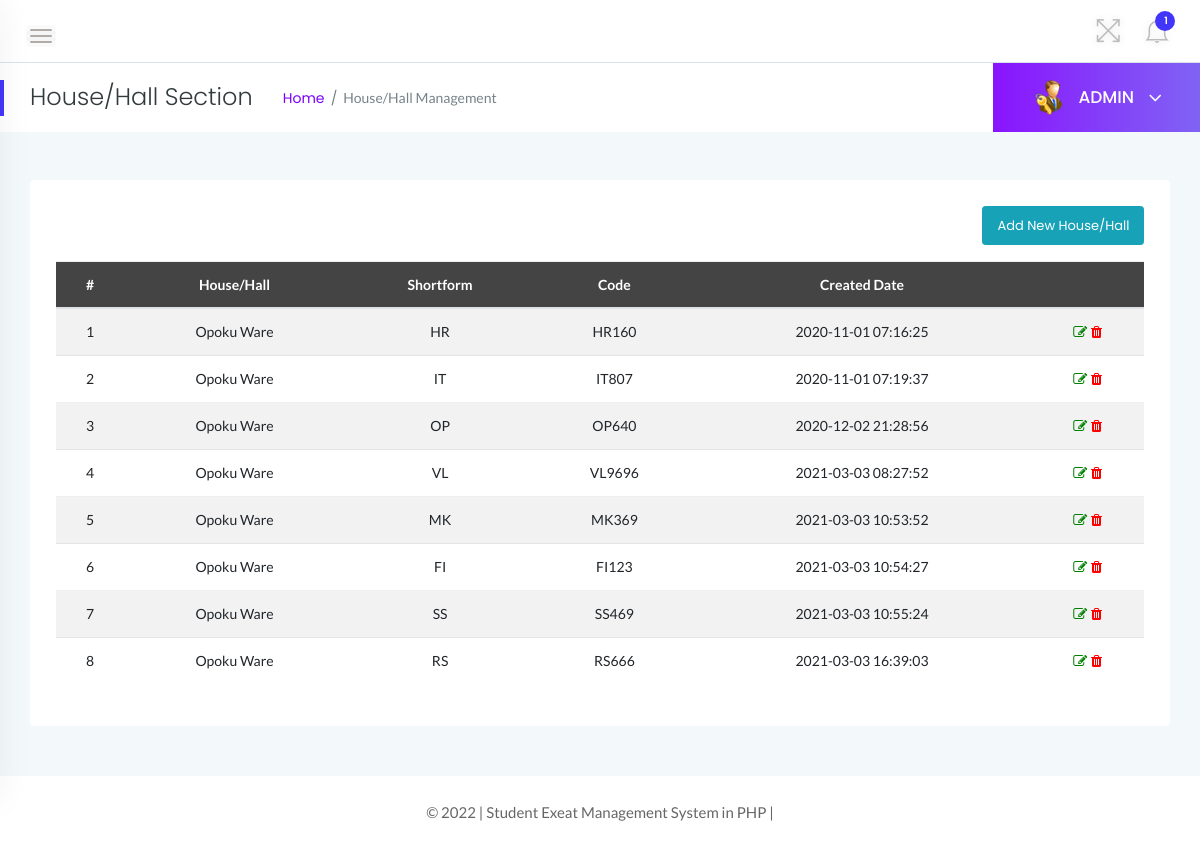
The page /admin/house.php (signed in) on the database its author committed.
### tables this page shows
CREATE TABLE `tblhouses` (
  `id` int(11) NOT NULL,
  `HouseName` varchar(150) DEFAULT NULL,
  `HouseShortName` varchar(100) NOT NULL,
  `HouseCode` varchar(50) DEFAULT NULL,
  `CreationDate` timestamp NULL DEFAULT CURRENT_TIMESTAMP
);

### admin/house.php (the view, shortened to what this page needs)
<?php
if (strlen($_SESSION['alogin']) == 0) {
    header('location:index.php');
} else {
?>
    <!doctype html>
    <html class="no-js" lang="en">
    <head>
        <link rel="stylesheet" href="../assets/css/bootstrap.min.css">
        <link rel="stylesheet" href="../assets/css/font-awesome.min.css">
        <link rel="stylesheet" href="../assets/css/themify-icons.css">
        <link rel="stylesheet" href="../assets/css/metisMenu.css">
        <link rel="stylesheet" href="../assets/css/owl.carousel.min.css">
        <link rel="stylesheet" href="../assets/css/slicknav.min.css">
        <link rel="stylesheet" href="https://www.amcharts.com/lib/3/plugins/export/export.css" type="text/css" media="all" />
        <link rel="stylesheet" type="text/css" href="https://cdn.datatables.net/1.10.19/css/jquery.dataTables.css">
        <link rel="stylesheet" type="text/css" href="https://cdn.datatables.net/1.10.18/css/dataTables.bootstrap4.min.css">
        <link rel="stylesheet" type="text/css" href="https://cdn.datatables.net/responsive/2.2.3/css/responsive.bootstrap.min.css">
        <link rel="stylesheet" type="text/css" href="https://cdn.datatables.net/responsive/2.2.3/css/responsive.jqueryui.min.css">
        <link rel="stylesheet" href="../assets/css/typography.css">
        <link rel="stylesheet" href="../assets/css/default-css.css">
        <link rel="stylesheet" href="../assets/css/styles.css">
        <link rel="stylesheet" href="../assets/css/responsive.css">
    </head>
    <body>
        <div class="page-container">
            <div class="main-content">
                <div class="header-area">
                    <div class="row align-items-center">
                        <div class="col-md-6 col-sm-8 clearfix">
                            <div class="nav-btn pull-left">
                                <span></span>
                                <span></span>
                                <span></span>
                            </div>
                        </div>
                        <div class="col-md-6 col-sm-4 clearfix">
                            <ul class="notification-area pull-right">
                                <li id="full-view"><i class="ti-fullscreen"></i></li>
                                <?php include '../includes/admin-notification.php' ?>
                            </ul>
                        </div>
                    </div>
                </div>
                <div class="page-title-area">
                    <div class="row align-items-center">
                        <div class="col-sm-6">
                            <div class="breadcrumbs-area clearfix">
                                <h4 class="page-title pull-left">House/Hall Section</h4>
                                <ul class="breadcrumbs pull-left">
                                    <li><a href="dashboard.php">Home</a></li>
                                    <li><span>House/Hall Management</span></li>
                                </ul>
                            </div>
                        </div>
                        <div class="col-sm-6 clearfix">
                            <div class="user-profile pull-right">
                                <img class="avatar user-thumb" src="../assets/images/admin.png" alt="avatar">
                                <h4 class="user-name dropdown-toggle" data-toggle="dropdown">ADMIN <i class="fa fa-angle-down"></i></h4>
                            </div>
                        </div>
                    </div>
                </div>
                <div class="main-content-inner">
                    <div class="row">
                        <div class="col-12 mt-5">
                            <div class="card">
                                <div class="card-body">
                                    <div class="data-tables datatable-dark">
                                        <center><a href="add-house.php" class="btn btn-sm btn-info float-right mb-3">Add New House/Hall</a></center>
                                        <table id="dataTable3" class="table table-hover table-striped text-center">
                                            <thead class="text-capitalize">
                                                <tr>
                                                    <th>#</th>
                                                    <th>House/Hall</th>
                                                    <th>Shortform</th>
                                                    <th>Code</th>
                                                    <th>Created Date</th>
                                                    <th></th>
                                                </tr>
                                            </thead>
                                            <tbody>
                                                <?php $sql = "SELECT * from tblhouses";
                                                $query = $dbh->prepare($sql);
                                                $query->execute();
                                                $results = $query->fetchAll(PDO::FETCH_OBJ);
                                                $cnt = 1;
                                                if ($query->rowCount() > 0) {
                                                    foreach ($results as $result) {               ?>
                                                        <tr>
                                                            <td> <?php echo htmlentities($cnt); ?></td>
                                                            <td><?php echo htmlentities($result->HouseName); ?></td>
                                                            <td><?php echo htmlentities($result->HouseShortName); ?></td>
                                                            <td><?php echo htmlentities($result->HouseCode); ?></td>
                                                            <td><?php echo htmlentities($result->CreationDate); ?></td>
                                                            <td><a href="edit-house.php?hosid=<?php echo htmlentities($result->id); ?>"><i class="fa fa-edit" style="color:green"></i></a><a href="house.php?del=<?php echo htmlentities($result->id); ?>" onclick="return confirm('Do you want to delete');"> <i class="fa fa-trash" style="color:red"></i></a></td>
                                                        </tr>
                                                <?php $cnt++;
                                                    }
                                                } ?>
                                            </tbody>
                                        </table>
                                    </div>
                                </div>
                            </div>
                        </div>
                    </div>
                </div>
            </div>
            <?php include '../includes/footer.php' ?>
        </div>
    </body>
    </html>
<?php } ?>

### assets/css/styles.css (style rules this page uses)
.page-container { width: 100%; height: 100%; min-height: 100vh; padding-left: 280px; -webkit-transition: padding-left 0.3s ease 0s; transition: padding-left 0.3s ease 0s; }
.sbar_collapsed.page-container { padding-left: 0; }
.card { border: none; border-radius: 4px; background-color: #fff; -webkit-transition: all 0.3s ease 0s; transition: all 0.3s ease 0s; }
.card-body { padding: 25.6px; padding: 1.6rem; }
.main-content { width: 100%; background: #f3f8fb; }
.main-content-inner { padding: 0 30px 50px; }
.header-area { padding: 15px 30px; background: #fff; border-bottom: 1px solid #d8e3e7; }
.nav-btn { margin: 10px 30px 0 0; cursor: pointer; }
.nav-btn span { display: block; width: 22px; height: 2px; background: #b3aaaa; margin: 4px 0; border-radius: 15px; -webkit-transition: all 0.3s ease 0s; transition: all 0.3s ease 0s; box-shadow: 0 0 0 4px rgba(99, 96, 96, 0.03); }
.nav-btn span:nth-child(2) { opacity: 0; }
.nav-btn span:first-child { -webkit-transform: rotate(45deg) translate(5px, 5px); transform: rotate(45deg) translate(5px, 5px); }
.nav-btn span:last-child { -webkit-transform: rotate(-45deg) translate(3px, -3px); transform: rotate(-45deg) translate(3px, -3px); }
.sbar_collapsed .nav-btn span { transform: none; opacity: 1; }
.notification-area { -webkit-user-select: none; -moz-user-select: none; -ms-user-select: none; user-select: none; position: relative; z-index: 1; }
.notification-area li { display: inline-block; margin-left: 20px; cursor: pointer; -webkit-user-select: none; -moz-user-select: none; -ms-user-select: none; user-select: none; }
.notification-area li > i { font-size: 26px; color: #bdbcbc; vertical-align: middle; text-shadow: 0 0 8px rgba(0, 0, 0, 0.12); -webkit-transition: color 0.3s ease 0s; transition: color 0.3s ease 0s; }
.notification-area li#full-view { display: inline-block; }
.page-title-area { padding: 0 30px; background: #fff; position: relative; }
.page-title-area:before { content: ""; position: absolute; left: 0; top: 50%; width: 4px; height: 36px; background: var(--primary-color); -webkit-transform: translateY(-50%); transform: translateY(-50%); }
.page-title { font-size: 24px; font-weight: 300; color: #313b3d; letter-spacing: 0; margin-right: 30px; }
ul.breadcrumbs { margin-top: 4px; }
.breadcrumbs li { display: inline-block; }
.breadcrumbs li a, .breadcrumbs li span { display: block; font-size: 14px; font-weight: 400; color: #7801ff; letter-spacing: 0; margin-right: 16px; position: relative; }
.breadcrumbs li a:before { content: "/"; color: #768387; position: absolute; right: -13px; top: 0; }
.breadcrumbs li span { margin-right: 0; color: #768387; text-transform: capitalize; }
.user-profile { margin-right: -30px; display: -webkit-box; display: -ms-flexbox; display: flex; -webkit-box-align: center; -ms-flex-align: center; align-items: center; -ms-flex-wrap: wrap; flex-wrap: wrap; background: -webkit-linear-gradient(left, #8914fe 0%, #8063f5 100%); background: linear-gradient(to right, #8914fe 0%, #8063f5 100%); padding: 17px 38px; position: relative; }
.user-profile img.avatar { height: 35px; width: 35px; border-radius: 50%; margin-right: 12px; }
.user-name { font-size: 17px; font-weight: 500; color: #fff; letter-spacing: 0; cursor: pointer; -webkit-user-select: none; -moz-user-select: none; -ms-user-select: none; user-select: none; }
.user-name i { margin-left: 10px; font-size: 21px; vertical-align: middle; position: relative; }
.notification-area .dropdown-toggle, .user-name.dropdown-toggle { position: relative; }
.notification-area .dropdown-toggle:after, .user-name.dropdown-toggle:after { display: none; }
.btn { padding: 11px 17px; font-size: 13px; letter-spacing: 0; }
.btn-sm { padding: 9px 14px; }
table tr th { border-bottom: none; }
table tr th, table tr td { border-top: 1px solid rgba(120, 130, 140, 0.13) !important; }
.datatable-dark thead { background: #444; color: #fff; }

### rows shown on the page
tblhouses: HouseName "Opoku Ware", HouseShortName "HR", HouseCode "HR160", CreationDate "2020-11-01 07:16:25"
tblhouses: HouseName "Opoku Ware", HouseShortName "IT", HouseCode "IT807", CreationDate "2020-11-01 07:19:37"
tblhouses: HouseName "Opoku Ware", HouseShortName "OP", HouseCode "OP640", CreationDate "2020-12-02 21:28:56"
tblhouses: HouseName "Opoku Ware", HouseShortName "VL", HouseCode "VL9696", CreationDate "2021-03-03 08:27:52"
tblhouses: HouseName "Opoku Ware", HouseShortName "MK", HouseCode "MK369", CreationDate "2021-03-03 10:53:52"
tblhouses: HouseName "Opoku Ware", HouseShortName "FI", HouseCode "FI123", CreationDate "2021-03-03 10:54:27"
tblhouses: HouseName "Opoku Ware", HouseShortName "SS", HouseCode "SS469", CreationDate "2021-03-03 10:55:24"
tblhouses: HouseName "Opoku Ware", HouseShortName "RS", HouseCode "RS666", CreationDate "2021-03-03 16:39:03"

### other values the page prints
$unreadcount "1"
